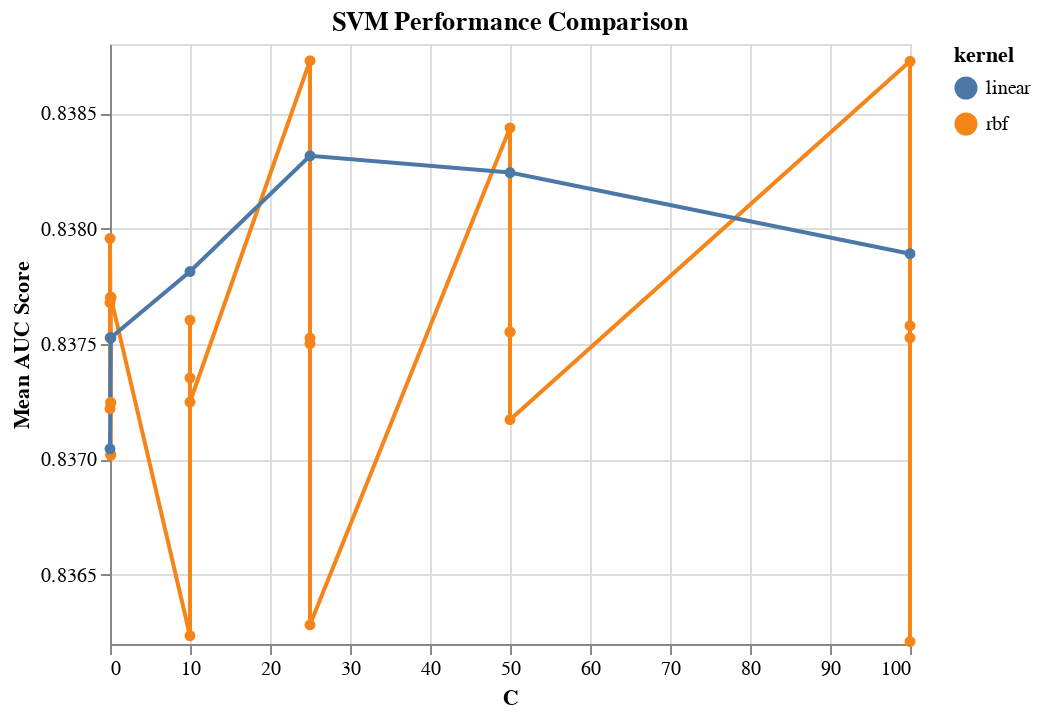

Source (notebook cell):
### Markdown cell above
The plot shows the grid search results for the SVM classifier model.The SVM model with the 'rbf' kernel having gamma score of 0.01 and  'C' error term penalty outperforms other hyperparameter combinations.

### Code cell
import altair as alt

alt.Chart(results_SVM, 
          title='SVM Performance Comparison'
         ).mark_line(point=True).encode(
    alt.X('C', title='C'),
    alt.Y('test_score', title='Mean AUC Score', scale=alt.Scale(zero=False)),
    color='kernel'
)

### Figure 1 — Vega-Lite specification as saved in the notebook (floating-point values rounded to 4 significant figures)
{"config": {"view": {"continuousWidth": 400, "continuousHeight": 300}}, "data": {"name": "data-35f0755835b288d1bf2de45a2687dd4e"}, "mark": {"type": "line", "point": true}, "encoding": {"color": {"type": "nominal", "field": "kernel"}, "x": {"type": "quantitative", "field": "C", "title": "C"}, "y": {"type": "quantitative", "field": "test_score", "scale": {"zero": false}, "title": "Mean AUC Score"}}, "title": "SVM Performance Comparison", "$schema": "https://vega.github.io/schema/vega-lite/v4.8.1.json", "datasets": {"data-35f0755835b288d1bf2de45a2687dd4e": [{"C": 0.001, "gamma": 0.01, "kernel": "rbf", "test_score": 0.8375}, {"C": 0.001, "gamma": 0.001, "kernel": "rbf", "test_score": 0.8372}, {"C": 0.001, "gamma": 0.0001, "kernel": "rbf", "test_score": 0.8377}, {"C": 0.001, "gamma": 1e-05, "kernel": "rbf", "test_score": 0.838}, {"C": 0.1, "gamma": 0.01, "kernel": "rbf", "test_score": 0.8372}, {"C": 0.1, "gamma": 0.001, "kernel": "rbf", "test_score": 0.837}, {"C": 0.1, "gamma": 0.0001, "kernel": "rbf", "test_score": 0.8377}, {"C": 0.1, "gamma": 1e-05, "kernel": "rbf", "test_score": 0.8377}, {"C": 0.1, "gamma": 0.01, "kernel": "rbf", "test_score": 0.8372}, {"C": 0.1, "gamma": 0.001, "kernel": "rbf", "test_score": 0.837}, {"C": 0.1, "gamma": 0.0001, "kernel": "rbf", "test_score": 0.8377}, {"C": 0.1, "gamma": 1e-05, "kernel": "rbf", "test_score": 0.8377}, {"C": 10.0, "gamma": 0.01, "kernel": "rbf", "test_score": 0.8362}, {"C": 10.0, "gamma": 0.001, "kernel": "rbf", "test_score": 0.8376}, {"C": 10.0, "gamma": 0.0001, "kernel": "rbf", "test_score": 0.8374}, {"C": 10.0, "gamma": 1e-05, "kernel": "rbf", "test_score": 0.8372}, {"C": 25.0, "gamma": 0.01, "kernel": "rbf", "test_score": 0.8387}, {"C": 25.0, "gamma": 0.001, "kernel": "rbf", "test_score": 0.8375}, {"C": 25.0, "gamma": 0.0001, "kernel": "rbf", "test_score": 0.8375}, {"C": 25.0, "gamma": 1e-05, "kernel": "rbf", "test_score": 0.8363}, {"C": 50.0, "gamma": 0.01, "kernel": "rbf", "test_score": 0.8384}, {"C": 50.0, "gamma": 0.001, "kernel": "rbf", "test_score": 0.8376}, {"C": 50.0, "gamma": 0.0001, "kernel": "rbf", "test_score": 0.8376}, {"C": 50.0, "gamma": 1e-05, "kernel": "rbf", "test_score": 0.8372}, {"C": 100.0, "gamma": 0.01, "kernel": "rbf", "test_score": 0.8387}, {"C": 100.0, "gamma": 0.001, "kernel": "rbf", "test_score": 0.8362}, {"C": 100.0, "gamma": 0.0001, "kernel": "rbf", "test_score": 0.8375}, {"C": 100.0, "gamma": 1e-05, "kernel": "rbf", "test_score": 0.8376}, {"C": 0.001, "gamma": null, "kernel": "linear", "test_score": 0.837}, {"C": 0.1, "gamma": null, "kernel": "linear", "test_score": 0.8375}, {"C": 0.1, "gamma": null, "kernel": "linear", "test_score": 0.8375}, {"C": 10.0, "gamma": null, "kernel": "linear", "test_score": 0.8378}, {"C": 25.0, "gamma": null, "kernel": "linear", "test_score": 0.8383}, {"C": 50.0, "gamma": null, "kernel": "linear", "test_score": 0.8382}, {"C": 100.0, "gamma": null, "kernel": "linear", "test_score": 0.8379}]}}
